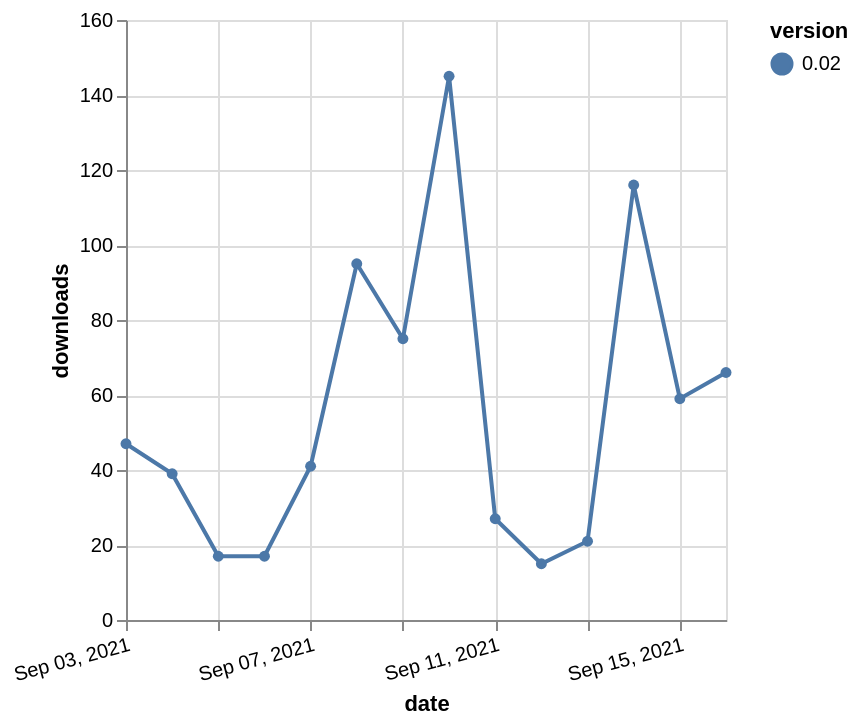

The Vega-Lite source for this figure:
### Vega-Lite specification from a JSON file in a GitHub repository (floating-point values rounded to 4 significant figures)
{"$schema": "https://vega.github.io/schema/vega-lite/v5.json", "description": "A simple bar chart with embedded data.", "data": {"values": [{"date": "2021-09-03", "total": 79270, "delta": 47, "version": "0.02"}, {"date": "2021-09-04", "total": 79309, "delta": 39, "version": "0.02"}, {"date": "2021-09-05", "total": 79326, "delta": 17, "version": "0.02"}, {"date": "2021-09-06", "total": 79343, "delta": 17, "version": "0.02"}, {"date": "2021-09-07", "total": 79384, "delta": 41, "version": "0.02"}, {"date": "2021-09-08", "total": 79479, "delta": 95, "version": "0.02"}, {"date": "2021-09-09", "total": 79554, "delta": 75, "version": "0.02"}, {"date": "2021-09-10", "total": 79699, "delta": 145, "version": "0.02"}, {"date": "2021-09-11", "total": 79726, "delta": 27, "version": "0.02"}, {"date": "2021-09-12", "total": 79741, "delta": 15, "version": "0.02"}, {"date": "2021-09-13", "total": 79762, "delta": 21, "version": "0.02"}, {"date": "2021-09-14", "total": 79878, "delta": 116, "version": "0.02"}, {"date": "2021-09-15", "total": 79937, "delta": 59, "version": "0.02"}, {"date": "2021-09-16", "total": 80003, "delta": 66, "version": "0.02"}]}, "width": "container", "mark": {"type": "line", "point": {"filled": true}}, "encoding": {"x": {"field": "date", "type": "temporal", "timeUnit": "yearmonthdate", "title": "date", "axis": {"labelAngle": -15}}, "y": {"field": "delta", "type": "quantitative", "title": "downloads"}, "color": {"field": "version", "type": "nominal"}, "tooltip": {"field": "delta"}}}
